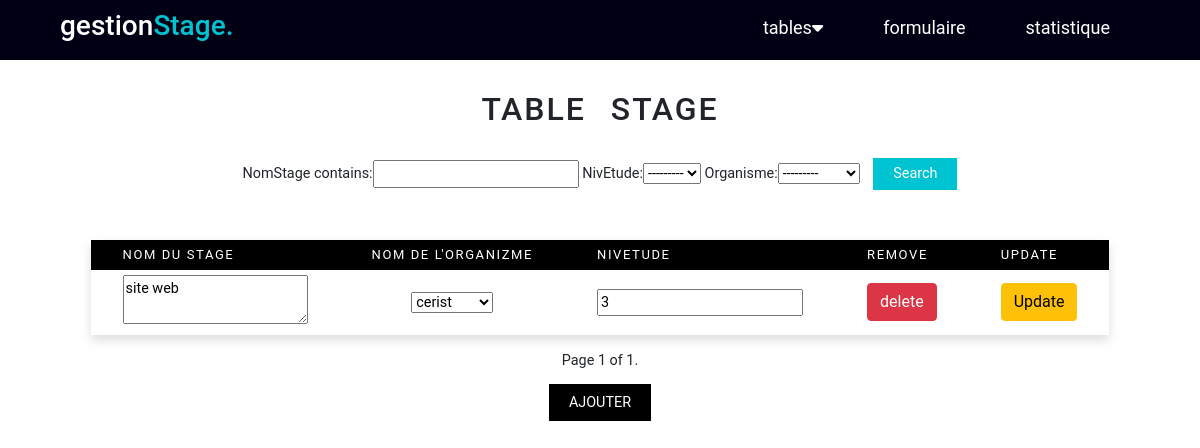
The app's page /stage/, older data.
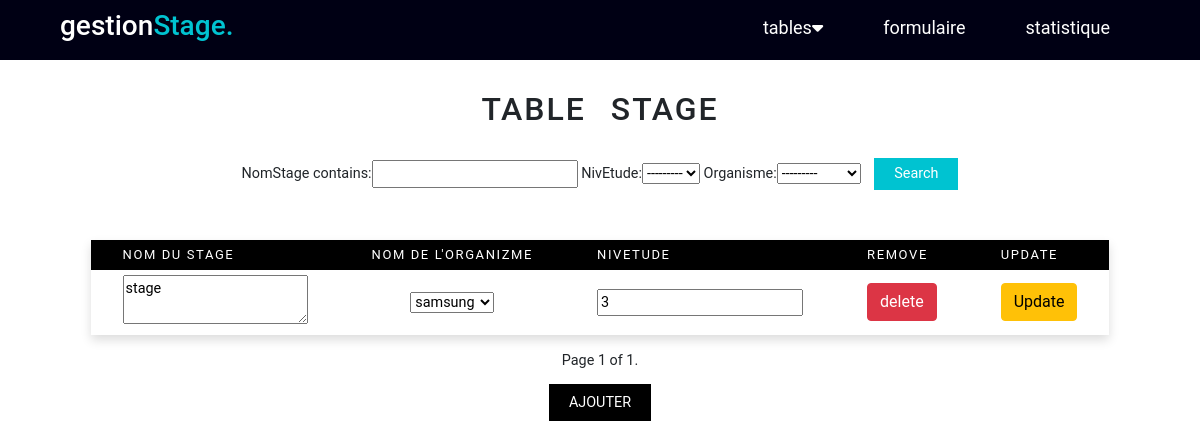
The same page, newer data.
### AppGestion/models.py (models this page shows, shortened)
class Stage (models.Model):
    NomStage = models.CharField(max_length=40)
    NivEtude= models.IntegerField(choices=NIV_ETUDE_STAGE)
    Organisme = models.ForeignKey("Organisme",on_delete=models.CASCADE)

class Organisme (models.Model):
    NomOrganisme= models.CharField(max_length=40,primary_key=True)
    typeOr=models.CharField(max_length=20,null=True)
    def __str__(self):
        return self.NomOrganisme

### AppGestion/views.py (the view)
# urls.py: path('stage/',views.stage,name='stage'),
def stage(request):
    stages=Stage.objects.all()
    organismes=Organisme.objects.all()
    sta= StageFilter(request.GET, queryset=stages)
    stages=sta.qs
    paginator3= Paginator(stages,5)
    page_number=request.GET.get('page')
    stages=paginator3.get_page(page_number)
    if request.method=="POST":
        formStage     =StageForm(data=request.POST)
        if formStage.is_valid():
            formStage.save()
            return redirect("stage")
    else:
        formStage=StageForm
    return render(request,'stage.html',{'stage':stages,'organismes':organismes,'sta':sta,'formStage':formStage})

### AppGestion/templates/stage.html (shortened to what this page needs)
<!DOCTYPE html>
<html lang="en">
<head>
    <link href="https://cdn.jsdelivr.net/npm/bootstrap@5.1.3/dist/css/bootstrap.min.css" rel="stylesheet"
>
    <link rel="stylesheet" href="https://cdnjs.cloudflare.com/ajax/libs/font-awesome/6.0.0-beta3/css/all.min.css" />
    <link rel="stylesheet" href="/static/style.css">
</head>
<body>
  <div class="menu_bar">
    <h1 class="logo">gestion<span>Stage.</span></h1>
    <ul >
      <li ><a  href="">tables<i class="fas fa-caret-down"></i></a>
      </li>
      <li ><a  href="{% url 'formulaireStage'%}">formulaire</a></li>
      <li ><a  href="#">statistique</a> </li>
    </ul>
  </div>
     <div class="contenue">
      <h2> table stage </h2>
      <form action="" methode="get">
        {{sta.form}}
        <button class="button" type="submit"> Search </button>
      </form>
      <table >
        <thead>
        <tr>
          <th>Nom du Stage </th>
          <th>Nom de l'Organizme </th>
          <th>NivEtude</th>
          <th>Remove</th>
          <th>Update </th>
        </tr>
      </thead>
        {% for p in stage %}
          <tr>
            <form method ="POST" action="/Update_Stage/{{p.id}}/">
            <td><textarea name="NomStage" >{{p.NomStage}}</textarea></td>
            <td> <select name="Organisme" required id="id_Organisme">
              <option value="{{p.Organisme.NomOrganisme}}" selected>{{p.Organisme.NomOrganisme}}</option>
            </select></td>
            <td><input type= "text" name="NivEtude" value={{p.NivEtude}}></td>
            <td> <a href="{% url 'delete_stage' p.id %}"  class="btn btn-danger"> delete </a> </td>
            <td> <input type="submit" value="Update" class="btn btn-warning"></td>
            </form>
           </tr>
       {% endfor %}
      </table>
      <div class="pagination">
        <span class="step-links">
            <span class="current">
                Page {{ stage.number }} of {{ stage.paginator.num_pages }}.
            </span>
        </span>
    </div>
    <div class="wrapper s">
        <a href="#ajout-Stage">Ajouter</a>
      </div>
 </div>
</body>
</html>

Row changes from the older to the newer data that the page shows:
removed Stage: NomStage "site web", Organisme "cerist", NivEtude "3"
added Stage: NomStage "stage", Organisme "samsung", NivEtude "3"
